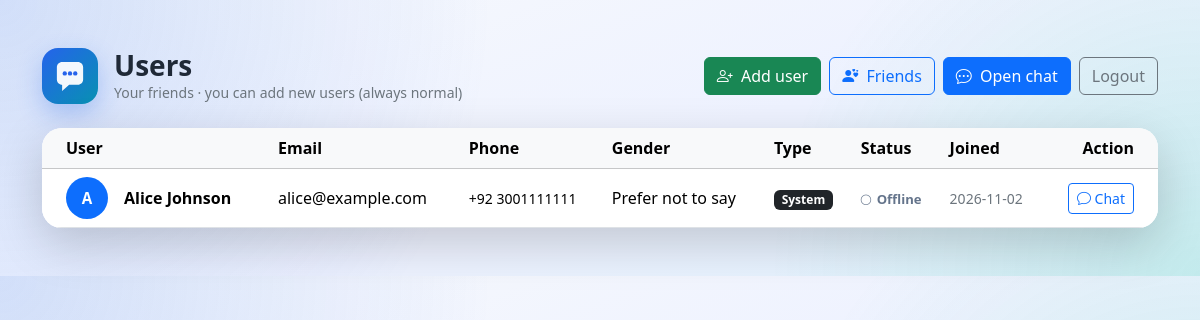
The app's page /index.php/users (signed in), older data.
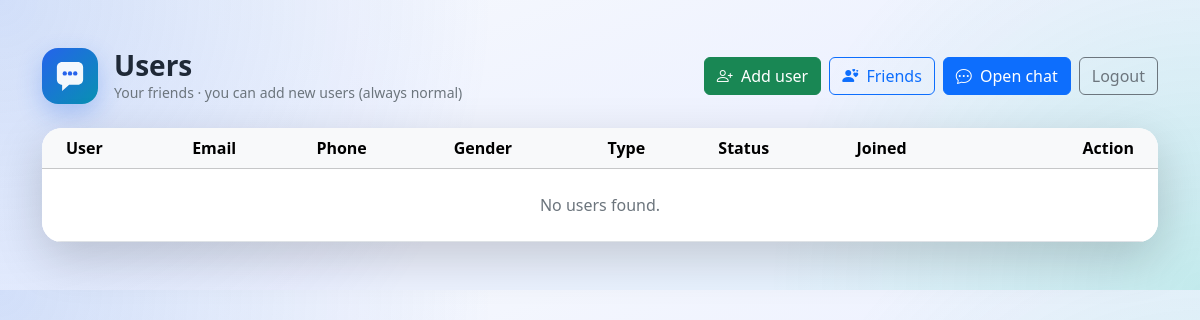
The same page, newer data.
### tables this page shows
CREATE TABLE `friendships` (
  `id` int(10) UNSIGNED NOT NULL,
  `user_one` int(10) UNSIGNED NOT NULL,
  `user_two` int(10) UNSIGNED NOT NULL,
  `requested_by` int(10) UNSIGNED NOT NULL,
  `status` enum('pending','accepted') NOT NULL DEFAULT 'pending',
  `created_at` datetime NOT NULL DEFAULT current_timestamp(),
  `updated_at` datetime NOT NULL DEFAULT current_timestamp() ON UPDATE current_timestamp()
);

CREATE TABLE `users` (
  `id` int(10) UNSIGNED NOT NULL,
  `username` varchar(50) NOT NULL,
  `email` varchar(120) NOT NULL,
  `country_code` varchar(8) NOT NULL DEFAULT '',
  `phone` varchar(20) NOT NULL DEFAULT '',
  `gender_id` int(10) UNSIGNED NOT NULL,
  `password` varchar(255) NOT NULL,
  `display_name` varchar(80) NOT NULL,
  `avatar_color` varchar(7) NOT NULL DEFAULT '#0d6efd',
  `avatar_path` varchar(255) DEFAULT NULL,
  `user_type` enum('system','normal') NOT NULL DEFAULT 'normal',
  `last_seen` datetime DEFAULT NULL,
  `created_at` datetime NOT NULL DEFAULT current_timestamp()
);

CREATE TABLE `genders` (
  `id` int(10) UNSIGNED NOT NULL,
  `name` varchar(40) NOT NULL,
  `sort_order` int(11) NOT NULL DEFAULT 0,
  `is_active` tinyint(1) NOT NULL DEFAULT 1
);

### application/controllers/Users.php (called while the page is built, shortened)
<?php
class Users extends CI_Controller
{
	public function __construct()
	{
		$this->load->model('User_model');
		$this->load->model('Friend_model');
		$this->load->model('Gender_model');
	}
	public function index()
	{
		$me = current_user_id();
		$this->User_model->touch_last_seen($me);
		$is_system = is_system_user();
		if ($is_system) {
			$rows = $this->User_model->get_all();
		} else {
			$rows = $this->Friend_model->get_friends($me);
		}
		$users = array();
		foreach ($rows as $u) {
			$u['id'] = (int) $u['id'];
			$u['user_type'] = normalize_user_type(isset($u['user_type']) ? $u['user_type'] : 'normal');
			$u['online'] = is_user_online($u['last_seen']);
			$u['initials'] = avatar_initials($u['display_name']);
			$u['avatar_url'] = user_avatar_url($u);
			$u['phone_display'] = format_phone_display(
				isset($u['country_code']) ? $u['country_code'] : '',
				isset($u['phone']) ? $u['phone'] : ''
			);
			$u['gender_name'] = isset($u['gender_name']) && $u['gender_name'] !== '' ? $u['gender_name'] : '—';
			$users[] = $u;
		}
		$this->load->view('users/index', array(
			'users' => $users,
			'currentUserId' => $me,
			'is_system' => $is_system,
			'success' => $this->input->get('success', TRUE),
		));
	}
}

### index.php (called while the page is built, shortened)
<?php
require_once BASEPATH.'core/CodeIgniter.php';

### application/models/Friend_model.php (called while the page is built, shortened)
<?php
class Friend_model extends CI_Model
{
	public function get_friends($user_id)
	{
		$uid = (int) $user_id;
		$sql = "
			SELECT
				u.id, u.username, u.email, u.country_code, u.phone, u.gender_id, u.display_name, u.avatar_color, u.avatar_path, u.last_seen, u.user_type, u.created_at,
				g.name AS gender_name,
				f.id AS friendship_id, f.created_at AS friends_since
			FROM friendships f
			INNER JOIN users u ON u.id = IF(f.user_one = ?, f.user_two, f.user_one)
			LEFT JOIN genders g ON g.id = u.gender_id
			WHERE (f.user_one = ? OR f.user_two = ?)
			  AND f.status = 'accepted'
			ORDER BY u.display_name ASC
		";
		return $this->db->query($sql, array($uid, $uid, $uid))->result_array();
	}
}

### application/views/users/index.php (the view, shortened to what this page needs)
<!DOCTYPE html>
<html lang="en">
<head>
  <link href="<?= base_url('assets/css/bootstrap.min.css') ?>" rel="stylesheet">
  <link href="<?= base_url('assets/css/bootstrap-icons.min.css') ?>" rel="stylesheet">
  <link href="<?= base_url('assets/css/style.css') ?>" rel="stylesheet">
</head>
<body class="auth-body">
  <div class="container py-4 py-md-5">
    <div class="d-flex flex-wrap align-items-center justify-content-between gap-3 mb-4">
      <div class="d-flex align-items-center gap-3">
        <img src="<?= base_url('assets/images/logo.svg') ?>" alt="Chat" width="40" height="40" class="brand-logo">
        <div>
          <h1 class="h3 mb-0 fw-semibold">Users</h1>
          <p class="text-secondary mb-0 small">
            <?php if (!empty($is_system)): ?>
              <?= count($users) ?> accounts · anyone can add · only system chooses type
            <?php else: ?>
              Your friends · you can add new users (always normal)
            <?php endif; ?>
          </p>
        </div>
      </div>
      <div class="d-flex flex-wrap gap-2">
        <a class="btn btn-success" href="<?= site_url('users/add') ?>">
          <i class="bi bi-person-plus me-1"></i> Add user
        </a>
        <a class="btn btn-outline-primary" href="<?= site_url('friends') ?>">
          <i class="bi bi-person-hearts me-1"></i> Friends
        </a>
        <a class="btn btn-primary" href="<?= site_url('chat') ?>"><i class="bi bi-chat-dots me-1"></i> Open chat</a>
        <a class="btn btn-outline-secondary" href="<?= site_url('logout') ?>">Logout</a>
      </div>
    </div>
    <div class="card border-0 shadow-lg users-card">
      <div class="card-body p-0">
        <div class="table-responsive">
          <table class="table table-hover align-middle mb-0">
            <thead class="table-light">
              <tr>
                <th scope="col" class="ps-4">User</th>
                <th scope="col">Email</th>
                <th scope="col">Phone</th>
                <th scope="col">Gender</th>
                <th scope="col">Type</th>
                <th scope="col">Status</th>
                <th scope="col">Joined</th>
                <th scope="col" class="pe-4 text-end">Action</th>
              </tr>
            </thead>
            <tbody>
              <?php if (empty($users)): ?>
                <tr><td colspan="<?= !empty($is_system) ? 9 : 8 ?>" class="text-center text-secondary py-4">No users found.</td></tr>
              <?php endif; ?>
              <?php foreach ($users as $u): ?>
                <tr class="<?= $u['id'] === $currentUserId ? 'table-primary' : '' ?>">
                  <td class="ps-4">
                    <div class="d-flex align-items-center gap-3">
                      <?= render_user_avatar($u) ?>
                      <div>
                        <div class="fw-semibold"><?= html_escape($u['display_name']) ?></div>
                      </div>
                    </div>
                  </td>
                  <td><?= html_escape($u['email']) ?></td>
                  <td class="small"><?= html_escape($u['phone_display']) ?></td>
                  <td><?= html_escape($u['gender_name']) ?></td>
                  <td>
                    <?php if ($u['user_type'] === 'system'): ?>
                      <span class="badge text-bg-dark">System</span>
                    <?php else: ?>
                      <span class="badge text-bg-secondary">Normal</span>
                    <?php endif; ?>
                  </td>
                  <td>
                    <?php if (!empty($u['online'])): ?>
                      <span class="status-pill status-online"><i class="bi bi-circle-fill"></i> Online</span>
                    <?php else: ?>
                      <span class="status-pill status-offline"><i class="bi bi-circle"></i> Offline</span>
                    <?php endif; ?>
                  </td>
                  <td class="text-secondary small">
                    <?= !empty($u['created_at']) ? date('Y-m-d', strtotime($u['created_at'])) : '—' ?>
                  </td>
                  <td class="pe-4 text-end">
                    <div class="d-inline-flex gap-2">
                      <?php if ($u['id'] !== $currentUserId): ?>
                        <a class="btn btn-sm btn-outline-primary" href="<?= site_url('chat?start='.$u['id']) ?>">
                          <i class="bi bi-chat"></i> Chat
                        </a>
                      <?php endif; ?>
                    </div>
                  </td>
                </tr>
              <?php endforeach; ?>
            </tbody>
          </table>
        </div>
      </div>
    </div>
  </div>
</body>
</html>

### application/helpers/chat_helper.php (shortened to what this page needs)
<?php
if (!function_exists('avatar_initials')) {
	function avatar_initials($name)
	{
		$name = trim((string) $name);
		if (function_exists('mb_substr')) {
			return mb_strtoupper(mb_substr($name, 0, 1, 'UTF-8'), 'UTF-8');
		}
		return strtoupper(substr($name, 0, 1));
	}
}
if (!function_exists('user_avatar_url')) {
	function user_avatar_url($user)
	{
		if (empty($user['avatar_path']) || empty($user['id'])) {
			return NULL;
		}
		return site_url('files/avatar/'.(int) $user['id']);
	}
}
if (!function_exists('render_user_avatar')) {
	function render_user_avatar($user, $extra_class = '')
	{
		$online = !empty($user['online']) ? ' online' : '';
		$class = trim('avatar '.$extra_class.$online);
		$url = user_avatar_url($user);
		$color = !empty($user['avatar_color']) ? $user['avatar_color'] : '#0d6efd';
		$letter = avatar_initials(isset($user['display_name']) ? $user['display_name'] : '');
		return '<div class="'.html_escape($class).'" style="background: '.html_escape($color).'">'.html_escape($letter).'</div>';
	}
}
if (!function_exists('is_user_online')) {
	function is_user_online($last_seen)
	{
		return strtotime($last_seen) >= time() - 60;
	}
}
if (!function_exists('format_phone_display')) {
	function format_phone_display($country_code, $phone)
	{
		$code = trim((string) $country_code);
		$num = trim((string) $phone);
		return trim($code.' '.$num);
	}
}
if (!function_exists('current_user_id')) {
	function current_user_id()
	{
		$CI =& get_instance();
		return (int) $CI->session->userdata('user_id');
	}
}
if (!function_exists('normalize_user_type')) {
	function normalize_user_type($type)
	{
		return $type === 'system' ? 'system' : 'normal';
	}
}

### assets/css/style.css (style rules this page uses)
:root { --bg: #eef2f7; --panel: #ffffff; --ink: #1f2937; --muted: #6b7280; --line: #e5e7eb; --brand: #2563eb; --mine: #2563eb; --theirs: #f3f4f6; --sidebar-w: 340px; }
* { box-sizing: border-box; }
body { margin: 0; font-family: "Segoe UI", system-ui, -apple-system, sans-serif; color: var(--ink); background: var(--bg); }
.auth-body { background: radial-gradient(circle at top left, rgba(37, 99, 235, 0.18), transparent 40%), radial-gradient(circle at bottom right, rgba(16, 185, 129, 0.14), transparent 35%), linear-gradient(160deg, #f8fafc, #eef2ff 55%, #e0f2fe); }
.brand-logo { width: 56px; height: 56px; border-radius: 16px; box-shadow: 0 10px 24px rgba(37, 99, 235, 0.28); }
.users-card { border-radius: 1.25rem; overflow: hidden; background: rgba(255, 255, 255, 0.95); }
.avatar { width: 42px; height: 42px; border-radius: 50%; display: grid; place-items: center; color: #fff; font-weight: 700; font-size: 0.95rem; flex-shrink: 0; position: relative; overflow: hidden; background: #0d6efd; }
.status-pill { display: inline-flex; align-items: center; gap: 0.35rem; font-size: 0.82rem; font-weight: 600; }
.status-pill i { font-size: 0.65rem; line-height: 1; }
.status-offline { color: #64748b; }

Row changes from the older to the newer data that the page shows:
removed friendships: user_one.display_name "A", user_one.display_name "Alice Johnson", user_one.email "alice@example.com", phone_display "+92 3001111111", genders.name "Prefer not to say", user_one.created_at "2026-11-02"
Text that changed along with them:
text now shown: "No users found."
